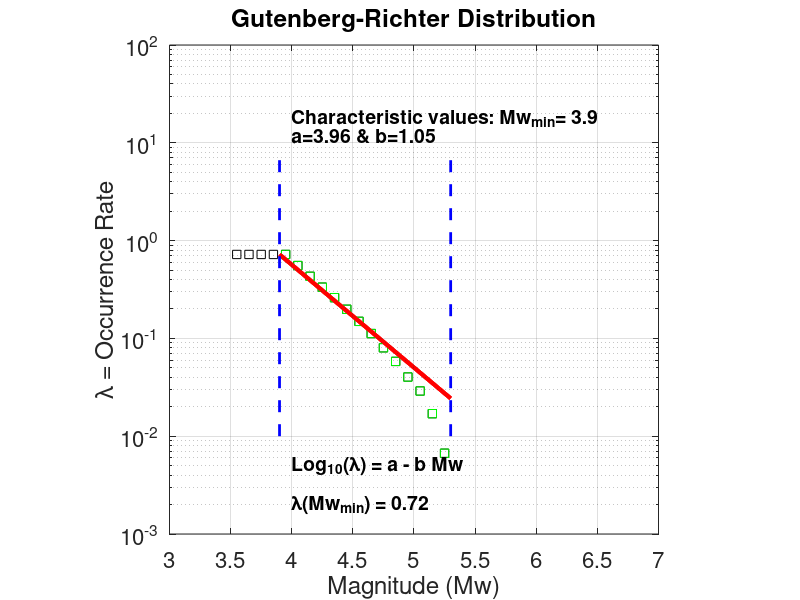

This figure's MATLAB source:
%% Monte Carlo sampling of the Gutenberg-Richter inverse model
clear
clc

Mmin    = 3.9;
Mmax    = 5.3;
Delta_M = 0.1;

a       = 3.91;
b       = 1.04;

% Annual occurrence rate of earthquakes with M >= Mmin
Lambda = 10^(a-b*Mmin);

Tmax = 10000; % Duration of the simulated catalog (years)

time = 0;
count = 0;
f = waitbar(0,'Please wait...');
while time <= Tmax
    
    % First simulation (time of the next earthquake)
    % This is the inverse of the Exponential distribution
    iatime = expinv(rand(1,1),1/Lambda);
    time = time + iatime;
    
    count = count + 1;
    waitbar(time/Tmax,f,[num2str(round(time/Tmax*10*100)/10),' %'])
    
    % Second simulation (magnitude value)
    m = - log10(10^(-b*Mmin)-rand(1,1)*(10^(-b*Mmin)-10^(-b*Mmax)))/b; % CDF - Mmin and Mmax
    
    syncat(count,:) = [time m];
end
close(f)
%% Let's now see how the simulated earthquake catalog looks like
Delta_M = 0.1;

years = syncat(:,1);
magnitude = syncat(:,2);

ThreshYear = [min(years) max(years)];

Minterval0 = 3.5:Delta_M:Mmax;
Minterval  = Mmin:Delta_M:Mmax;

index = find(years>ThreshYear(1,1));
magnitude = magnitude(index,:);

N0 = zeros(length(Minterval0)-1,1);
for i = 1:length(Minterval0)-1
    N0(i) = length(find(magnitude >= Minterval0(i)))/(ThreshYear(2)-ThreshYear(1)+1);
end

N = zeros(length(Minterval)-1,1);
for i = 1:length(Minterval)-1
    N(i) = length(find(magnitude >= Minterval(i)))/(ThreshYear(2)-ThreshYear(1)+1);
end

N0(N0==0)=NaN;
N(N==0)=NaN;

% tmp = polyfit(Minterval(1:end-1)+Delta_M/2,log10(N'),1);
% GRFit(1,1)=tmp(2);
% GRFit(1,2)=-tmp(1);

% Calculate the b-value (maximum likelihood)
MminCat=min(magnitude(magnitude>Mmin));
MmeanCat=mean(magnitude(magnitude>Mmin));
GRFit(1,2) = (1/(MmeanCat-(MminCat-Delta_M/2)))*log10(exp(1));
% Calculate the a-value
GRFit(1,1) = log10(N(1)) + GRFit(1,2) * MminCat;


semilogy(Minterval0(1:end-1)+Delta_M/2,N0,'ks',[Mmin Mmax],10.^(GRFit(1,1)-GRFit(1,2)*[Mmin Mmax]),'r','linewidth',3,'markersize',10); hold on;
semilogy(Minterval(1:end-1)+Delta_M/2,N,'gs',[Mmin Mmax],10.^(GRFit(1,1)-GRFit(1,2)*[Mmin Mmax]),'r','linewidth',3,'markersize',10); hold on;
hold on
plot([Mmin Mmin],[0.01 8],'b--','linewidth',2)
hold on
plot([Mmax Mmax],[0.01 8],'b--','linewidth',2)

axis square; xlabel('Magnitude (Mw)'); ylabel('\lambda = Occurrence Rate'); 
axis([3 7 0.001 100]); grid on;
title ('Gutenberg-Richter Distribution')
txt11 = (['Characteristic values: ','Mw_{min}= ',num2str(Mmin)]);
text(4,18,txt11,'FontWeight','bold','FontSize',14)
txt12 = (['a=',num2str(round(GRFit(1,1)*100)/100),' & b=',num2str(round(GRFit(1,2)*100)/100)]);
text(4,12,txt12,'FontWeight','bold','FontSize',14)
text(4, 0.005,'Log_{10}(\lambda) = a - b Mw','FontWeight','bold','FontSize',14)
text(4, 0.002,['\lambda(Mw_{min}) = ',num2str(round(10^(GRFit(1,1)-GRFit(1,2)*Mmin)*100)/100)],'FontWeight','bold','FontSize',14)
set(gca,'FontSize',16,'Layer','Top','XTick',...
    [2 2.5 3 3.5 4 4.5 5 5.5 6 6.5 7],'YMinorTick','on','YScale','log')